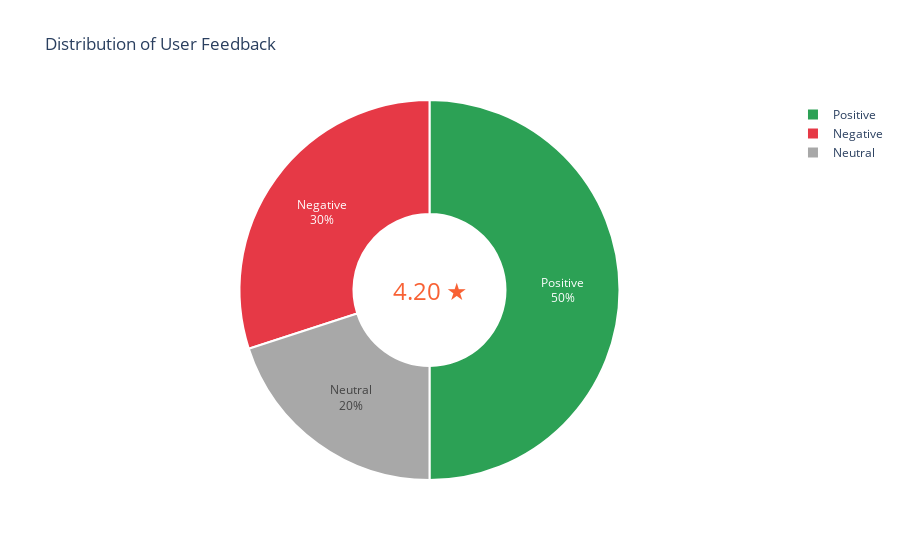

The notebook cell saved with this chart:
### Code cell
import plotly.graph_objects as go

def draw_donut_chart(neg_count, pos_count, neu_count, avg_star):
    # Calculate percentages
    total = neg_count + pos_count + neu_count
    neg_percentage = (neg_count / total) * 100
    pos_percentage = (pos_count / total) * 100
    neu_percentage = (neu_count / total) * 100

    fig = go.Figure(data=[go.Pie(labels=['Positive', 'Negative', 'Neutral'],
                                values=[pos_percentage, neg_percentage, neu_percentage],
                                hole=0.4,
                                marker=dict(colors=['#2ca155', '#e63946', '#a8a8a8'],
                                            line=dict(color='white', width=2)),
                                textinfo='label+percent'
                                )])

    # Tùy chỉnh layout (nếu cần)
    fig.update_layout(title='Distribution of User Feedback',
                    annotations=[dict(text=f'{avg_star:.2f} \u2605', x=0.5, y=0.5, font_size=24, showarrow=False, font_color="#f86134")])

    # Show the plot
    fig.show()

# Example usage
draw_donut_chart(neg_count=30, pos_count=50, neu_count=20, avg_star=4.2)

### Figure 1 — Plotly figure (JSON) as saved in the notebook; plotly's stock layout.template omitted (floating-point values rounded to 4 significant figures)
{"data": [{"hole": 0.4, "labels": ["Positive", "Negative", "Neutral"], "marker": {"colors": ["#2ca155", "#e63946", "#a8a8a8"], "line": {"color": "white", "width": 2}}, "textinfo": "label+percent", "type": "pie", "values": [50, 30, 20]}], "layout": {"annotations": [{"font": {"color": "#f86134", "size": 24}, "showarrow": false, "text": "4.20 ★", "x": 0.5, "y": 0.5}], "title": {"text": "Distribution of User Feedback"}}}
